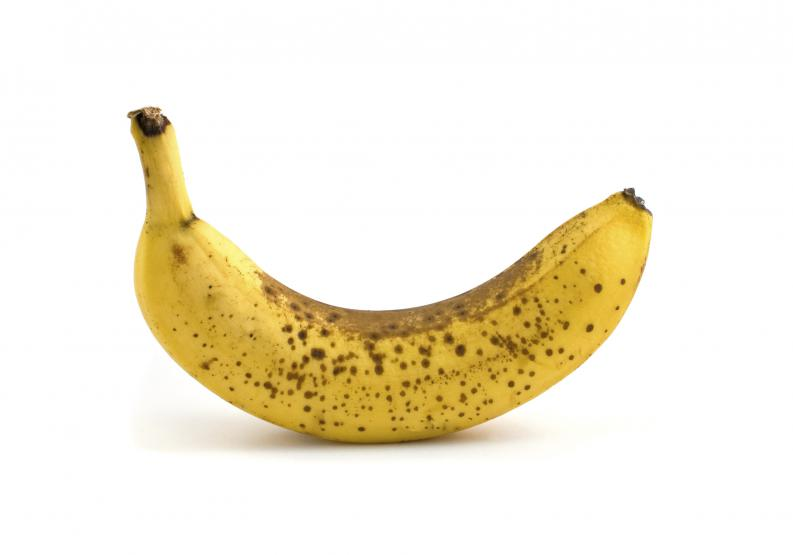
#> input picture data/banana/091125-bananas-glow-blue-picture_big.jpg, 793 x 555 px; its folder holds only this picture in this run
$ jupyter execute --allow-errors 05-algoritmos.ipynb   (older library calls are emulated)
#> lines starting #> are read from the running program, lines starting #| are printed output that depends on the picture; long printed decimals are rounded
# Trabajo Final Inteligencia Artificial I - año 2018: Visión Artificial
---

# Dependencias
---

[cell 1]
import numpy as np

from matplotlib import pyplot as plt
import matplotlib.patches as mpatches
plt.rcParams['image.cmap'] = 'gray'

from mpl_toolkits.mplot3d import Axes3D

from skimage import io, color, img_as_float, filters
from skimage.feature import hog

import cv2
import mahotas

## Funciones definidas

* [Representación](./01-representacion.ipynb):

[cell 2]
def img2grey(image, mode='sk'):
    if (mode=='sk'):
        gray = color.rgb2gray(image)
    elif (mode=='cv'):
        gray = cv2.cvtColor(image, cv2.COLOR_BGR2GRAY)
    return gray

def normSize(image, size=(tuple((400, 300)))):
    image = cv2.resize(image, size)
    return image

* [Filtración](./02-filtracion.ipynb):

[cell 3]
def imgClean(image, sigma=1, mode='sk'):
    if (mode == 'sk'):
        clean = filters.gaussian(image, sigma)
    elif (mode == 'cv'):
        clean = cv2.GaussianBlur(image, (3, 3), 0)
    return clean

def imgEdge(image, mode='sk'):
    if (mode == 'sk'):
        edge = filters.sobel(image)
    elif (mode == 'cv'):
        edge = cv2.Laplacian(image, cv2.CV_64F)
    return edge

- [Segmentación](./03-segmentacion.ipynb):

[cell 4]
def threshold(image, mode='sk'):
    if (mode == 'sk'):
        th = filters.threshold_isodata(image)
    elif (mode == 'cv'):
        ret, th = cv2.threshold(image, 0, 255,
                                cv2.THRESH_BINARY+cv2.THRESH_OTSU)
    return (image < th)

* [Extracción de características](./04-extraccion.ipynb):

[cell 5]
def m_hog(image):
    feature = hog(image, block_norm='L2-Hys').ravel()
    return feature

def hu_moments(image):
    feature = cv2.HuMoments(cv2.moments(image)).flatten()
    return feature

def haralick(image):
    feature= mahotas.features.haralick(image).mean(axis=0)
    return feature

def color_histogram(image, mask=None, bins=8):
    image = cv2.cvtColor(image, cv2.COLOR_BGR2HSV)
    hist = cv2.calcHist([image], [0, 1, 2], None, [bins, bins, bins],
                        [0, 256, 0, 256, 0, 256])
    cv2.normalize(hist, hist)
    feature = hist.flatten()
    return feature

[cell 6]
def stats(arr):

    sum = 0
    for value in arr:
        sum += value
    med = sum / len(arr)
    sum = 0
    for value in arr:
        sum += np.power((value - med), 2)
    dstd = np.sqrt(sum / (len(arr) - 1))

    return med, dstd

# Implementación de algoritmos de clasificación
---

## Importar base de datos

### Labels

Se obtiene el label de cada categoría. Los labels están dado por la estructura de carpetas: las imágenes de naranjas están en la carpeta "[orange](./data/orange)", las de bananas en la carpeta "[banana](./data/banana)" y las de limones en la carpeta "[lemon](./data/lemon)", todo esto dentro de la carpeta "[data](./data)".

[cell 7]
banana = io.ImageCollection('./data/banana/*.png:./data/banana/*.jpg')
#> banana = 1 item
orange = io.ImageCollection('./data/orange/*.png:./data/orange/*.jpg')
lemon = io.ImageCollection('./data/lemon/*.png:./data/lemon/*.jpg')

## Extracción de características de toda la base de datos

Se crea una clase donde cada instancia de ésta contendrá toda la información necesaria de cada elemento de la base de datos.

[cell 8]
class Elemento:
    def __init__(self):
        self.label = None
        self.image = None
        self.feature = []
        self.distance = 0

Se define una función adicional para ver una **barra de progreso** durante el cómputo (las ejecuciones que prosiguen duran segundos si no es que minutos dependiendo el tamaño de la base de datos).
Fuente: [link StackOverflow](https://stackoverflow.com/questions/3173320/text-progress-bar-in-the-console)

[cell 9]
def printProgressBar(iteration, total, prefix='', suffix='',
                     decimals=1, length=100, fill='█'):
    """
    Call in a loop to create terminal progress bar
    @params:
        iteration   - Required  : current iteration (Int)
        total       - Required  : total iterations (Int)
        prefix      - Optional  : prefix string (Str)
        suffix      - Optional  : suffix string (Str)
        decimals    - Optional  : positive number of
    decimals in percent complete (Int)
        length      - Optional  : character length of bar (Int)
        fill        - Optional  : bar fill character (Str)
    """
    percent = (
        "{0:." + str(decimals) + "f}").format(100 * (iteration / float(total)))
    filledLength = int(length * iteration // total)
    bar = fill * filledLength + '-' * (length - filledLength)
    print('\r%s |%s| %s%% %s' % (prefix, bar, percent, suffix), end='\r')
    # Print New Line on Complete
    if iteration == total:
        print()

La extracción de características queda definida por la siguiente función:

[cell 10]
def ft_extract(image):
    image = normSize(image)
    aux = img2grey(image, mode='cv')
    aux = imgClean(aux, mode='cv')
    aux = imgEdge(aux)
    # aux = threshold(aux, mode='cv')

    # image_fht = haralick(aux)
    image_fhm = hu_moments(aux)
    # [8 lines of commented-out code are left out]
    return aux, [image_fhm[0], image_fhm[1], image_fhm[3]]

## Análisis de la base de datos

Para cada miembro de la base de datos se instancia un objeto Elemento y se lo llena con toda la información necesaria. Esta información es: el vector de características, la imagen procesada y la etiqueta de clase o _label_.

[cell 11]
fig = plt.figure()
ax = fig.add_subplot(111, projection='3d')

data = []
i = 0

# Análisis de bananas en base de datos
iter = 0
printProgressBar(iter, len(banana), prefix='Loading banana data:',
                 suffix='Complete', length=50)
for fruit in banana:
    data.append(Elemento())
    data[i].label = 'banana'
    data[i].image, data[i].feature = ft_extract(fruit)
    # print(data[i].feature.shape)
    ax.scatter(data[i].feature[0], data[i].feature[1], data[i].feature[2], c='y', marker='o')
    i += 1
    iter += 1
    printProgressBar(iter, len(banana), prefix='Loading banana data:',
                     suffix='Complete', length=50)
#> this loop made 1 pass
#> (image_fhm in ft_extract, i, iter, percent in printProgressBar, filledLength in printProgressBar) on pass 1: ([5.87, 6.97, 88.35, 22.49, -619.8, -49.61, -788.2], 1, 1, '100.0', 50)
#| Loading banana data: |██████████████████████████████████████████████████| 100.0% Complete
#> pass 1, in normSize, `image = cv2.resize(image, size)`:
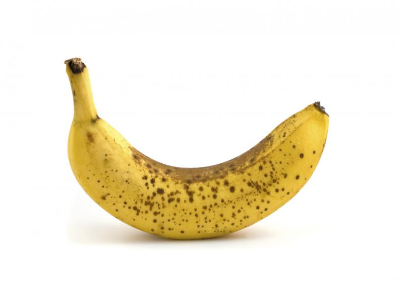
#> image: shape (300, 400, 3); mean of channels 0, 1, 2 244.1, 237.2, 218.9; drawn as R, G, B
#> pass 1, in img2grey, `gray = cv2.cvtColor(image, cv2.COLOR_BGR2GRAY)`:
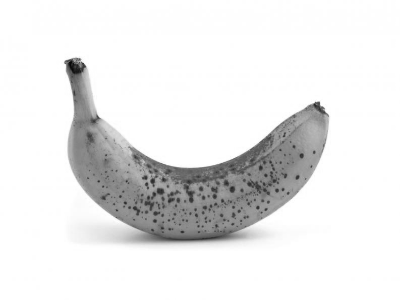
#> gray: shape (300, 400); min 8, max 255, mean 232.5
#> pass 1, in imgEdge, `edge = filters.sobel(image)`:
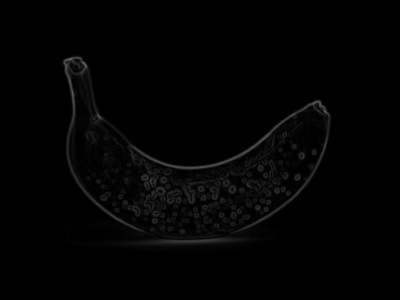
#> edge: shape (300, 400) float64; min 0, max 0.383, mean 0.0118
#> after the loop, data = 1 item; i = 1; iter = 1
print("Banana data is ready")

# Análisis de naranjas en base de datos
iter = 0
#> (the rest of this cell did not finish here and is left out)

for fruit in orange:
    data.append(Elemento())
    data[i].label = 'orange'
    data[i].image, data[i].feature = ft_extract(fruit)
    ax.scatter(data[i].feature[0], data[i].feature[1], data[i].feature[2], c='r', marker='o')
    i += 1
    iter += 1
    printProgressBar(iter, len(orange), prefix='Loading orange data:',
                     suffix='Complete', length=50)
print("Orange data is ready")

# Análisis de limones en la base de datos
iter = 0
printProgressBar(iter, len(lemon), prefix='Loading lemon data:',
                 suffix='Complete', length=50)
for fruit in lemon:
    data.append(Elemento())
    data[i].label = 'lemon'
    data[i].image, data[i].feature = ft_extract(fruit)
    ax.scatter(data[i].feature[0], data[i].feature[1], data[i].feature[2], c='b', marker='o')
    i += 1
    iter += 1
    printProgressBar(iter, len(lemon), prefix='Loading lemon data:',
                     suffix='Complete', length=50)
print("Lemon data is ready")

ax.grid(True)
ax.set_title("Análisis de la base de datos")

yellow_patch = mpatches.Patch(color='yellow', label='banana')
red_patch = mpatches.Patch(color='red', label='naranja')
blue_patch = mpatches.Patch(color='blue', label='limón')
plt.legend(handles=[yellow_patch, red_patch, blue_patch])

ax.set_xlabel('comp0')
ax.set_ylabel('comp1')
ax.set_zlabel('comp3')

plt.show()

print("Data analysis completed")

[cell 12]
print(len(data))
#| 1
print(data[0].feature)
#| [5.869, 6.974, 22.493]
print(data[0].feature[0])
#| 5.869

## Test

Se crea un objeto Elemento con la información de la imagen a testear y se la realiza el mismo proceso de extracción de características que para las imágenes de la base de datos:

[cell 13]
test = Elemento()
image = io.imread('./examples/banana_example.jpg')
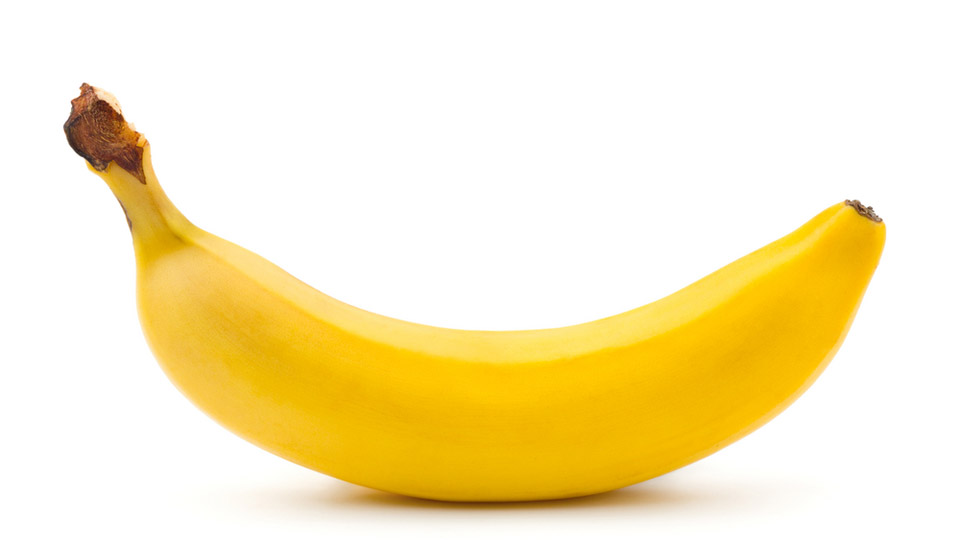
#> input picture examples/banana_example.jpg, 960 x 540 px
#> image is the input picture: shape (540, 960, 3); mean R, G, B 249.8, 235.9, 193.6

test.image, test.feature = ft_extract(image)
#> call 2 of normSize, with size = (400, 300)
#> in normSize (call 2), `image = cv2.resize(image, size)`:
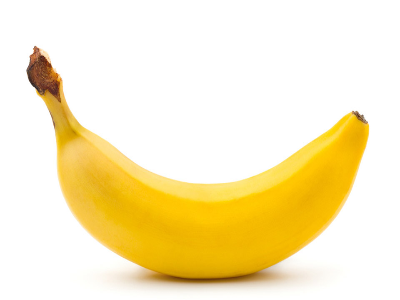
#> image: shape (300, 400, 3); mean of channels 0, 1, 2 249.8, 235.8, 193.6; drawn as R, G, B
#> call 2 of img2grey, with mode = 'cv'
#> in img2grey (call 2), `gray = cv2.cvtColor(image, cv2.COLOR_BGR2GRAY)`:
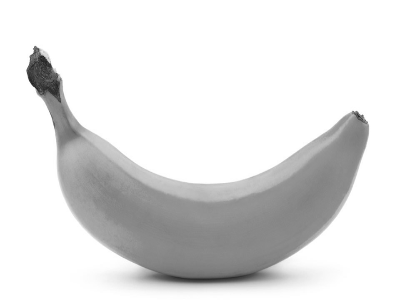
#> gray: shape (300, 400); min 33, max 255, mean 224.8
#> call 2 of imgEdge, with mode = 'sk'
#> in imgEdge (call 2), `edge = filters.sobel(image)`:
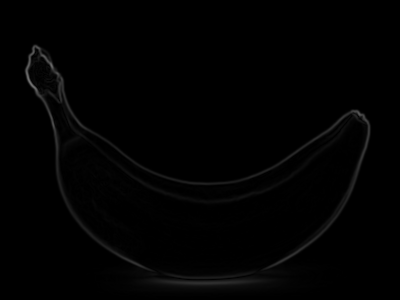
#> edge: shape (300, 400) float64; min 0, max 0.45, mean 0.00789
#> test.feature = [18.43, 90.67, 281.1]

test.label = 'banana' # label inicial

ax.scatter(test.feature[0], test.feature[1], test.feature[2], c='k', marker='o')
fig

# Algoritmo K-nn (K-nearest neighbors)
---

A continuación se implementa el algoritmo _K-nn_ propiamente dicho, calculando las distancias (euclidiana) desde el vector de características de la imagen a testear con los respectivos vectores de características de toda la base de datos.

También se da un primer resultado que es para el caso especial $K=1$, es decir, el vecino más cercano:

[cell 14]
i = 0
sum = 0
for ft in data[0].feature:
        sum = sum + np.power(np.abs(test.feature[i] - ft), 2)
        i += 1
#> this loop made 3 passes
#> (ft, sum) on passes 1 to 3: (5.87, 157.9), (6.97, 7163.1), (22.49, 74026.2)
#> after the loop, i = 3; sum = 74026.2
d = np.sqrt(sum)
#> d = 272.1

for element in data:
    sum = 0
    i = 0
    for ft in (element.feature):
        sum = sum + np.power(np.abs((test.feature[i]) - ft), 2)
        i += 1

    element.distance = np.sqrt(sum)

    if (sum < d):
        d = sum
        test.label = element.label
#> this loop made 1 pass
#> element.distance on pass 1: 272.1
#> after the loop, d = 272.1; test.label = 'banana'


print(test.label)
#| banana

Se ordena la información según la distancia al elemento a analizar:

[cell 15]
 #Bubblesort
swap = True
while (swap):
    swap = False
    for i in range(1, len(data)-1) :
        if (data[i-1].distance > data[i].distance):
            aux = data[i]
            data[i] = data[i-1]
            data[i-1] = aux
            swap = True

Se presentan los resultados obtenidos para $K=10$:

[cell 16]
k = 10
#> (the rest of this cell did not finish here and is left out)

# K-means
---

A continuación se realiza el algoritmo K-means, con una breve descripción en cada una de sus etapas para un entendimiento más claro.

Su objetivo, a diferencia del algoritmo K-nn donde se compara el vector de características de la imagen a clasificar con cada uno de los vectores de la base de datos, es poder identificar un vector principal en cada clase, denominado **mean**, y luego clasificar de forma similar pero solo comparando distancias con estos vectores. De esta forma el algoritmo se puede separar en dos etapas fundamentales: **entrenamiento** de la base de datos, y **clasificación** de la imagen analizada.

## Entrenamiento de la base de datos

El primer paso es asignar $K$ means para las $K$ clases (en este caso de aplicación tres: banana, naranja y limón) de forma aleatoria. En general se elige al azar tres miembros de la base de datos, sin embargo como en este caso se conoce la clase de los diferentes miembros de la base de datos, se elige aleatoriamente el mean de cada clase aleatoriamente dentro del subconjunto de dicha clase en la base de datos.

[cell 17]
import random

banana_data = []
orange_data = []
lemon_data = []

for element in data:
    if (element.label == 'banana'):
        banana_data.append(element)
    if (element.label == 'orange'):
        orange_data.append(element)
    if (element.label == 'lemon'):
        lemon_data.append(element)
#> this loop made 1 pass
#> after the loop, banana_data = 1 item; lemon_data = []; orange_data = []

b_mean = list(random.choice(banana_data).feature)
#> b_mean = [5.87, 6.97, 22.49]
#> (the rest of this cell did not finish here and is left out)
